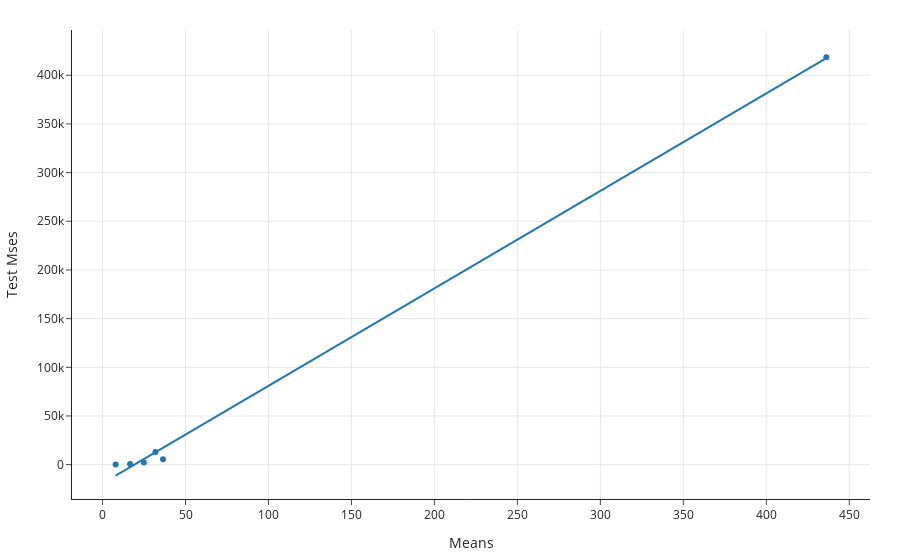

Here is the notebook cell this chart was saved with:
### Markdown cell above
Although these may look different, their difference is due to the different in their means.

### Code cell
means = df[macro_models.macros].mean()
(
    pd
    .concat([means, mses], axis=1)
    .drop('sodium', axis=0)
    .set_axis(['Means', 'Test Mses'], axis=1)
    .plot(kind='scatter', x='Means', y='Test Mses', trendline='ols')
)
# Note the real regression line is more so exponential with sodium in the picture

### Figure 1 — Plotly figure (JSON) as saved in the notebook; plotly's stock layout.template omitted (floating-point values rounded to 4 significant figures)
{"data": [{"hovertemplate": "Means=%{x}<br>Test Mses=%{y}<extra></extra>", "legendgroup": "", "marker": {"color": "#1F77B4", "symbol": "circle"}, "mode": "markers", "name": "", "orientation": "v", "showlegend": false, "type": "scatter", "x": [436.2, 24.9, 31.92, 16.59, 7.9, 36.44], "xaxis": "x", "y": [418600.0, 2145.0, 13050.0, 566.4, 204.2, 5491.0], "yaxis": "y"}, {"hovertemplate": "<b>OLS trendline</b><br>Test Mses = 1001.41 * Means + -19119.1<br>R<sup>2</sup>=0.997938<br><br>Means=%{x}<br>Test Mses=%{y} <b>(trend)</b><extra></extra>", "legendgroup": "", "marker": {"color": "#1F77B4", "symbol": "circle"}, "mode": "lines", "name": "", "showlegend": false, "type": "scatter", "x": [7.9, 16.59, 24.9, 31.92, 36.44, 436.2], "xaxis": "x", "y": [-11210.0, -2508.0, 5814.0, 12850.0, 17370.0, 417700.0], "yaxis": "y"}], "layout": {"autosize": true, "legend": {"tracegroupgap": 0}, "xaxis": {"anchor": "y", "autorange": true, "domain": [0, 1], "range": [-19.97, 464.1], "title": {"text": "Means"}, "type": "linear"}, "yaxis": {"anchor": "x", "autorange": true, "domain": [0, 1], "range": [-35460.0, 449500.0], "title": {"text": "Test Mses"}, "type": "linear"}}}
